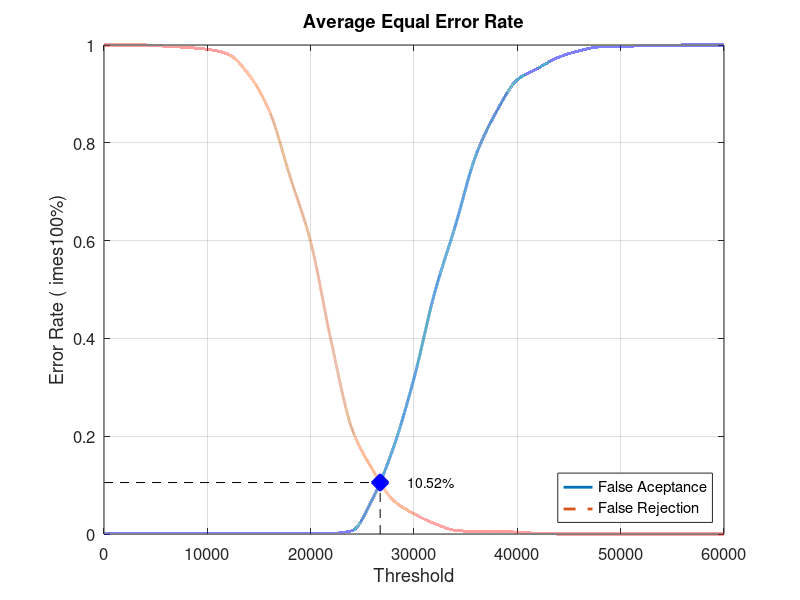
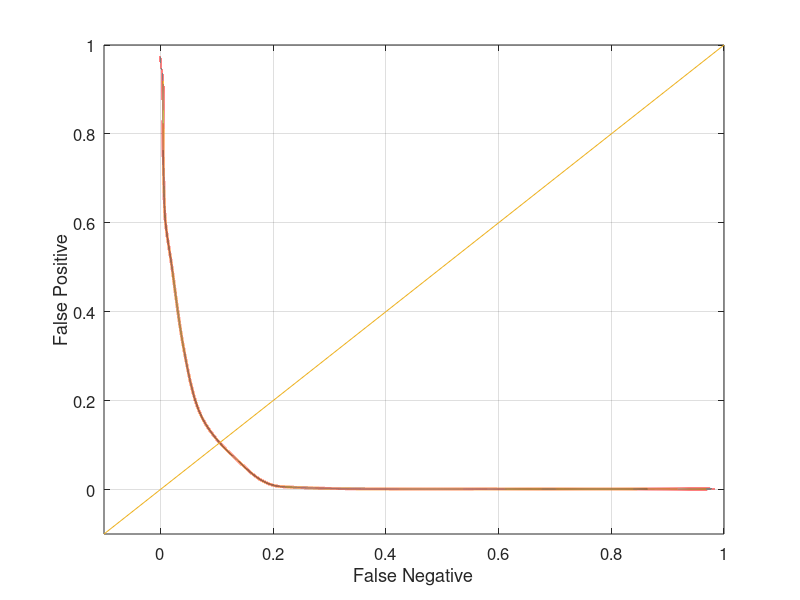

Recreate these plots in MATLAB, in order.
close all;
clear;
clc;
x = 0:2000:60000;
xq = 0:0.5:60000;

y0 = [0 0.00131579 0.00131579 0.00131579 0.00131579 0.00131579 0.00131579 0.00131579 0.00131579 0.00131579 0.00131579 0.00131579 0.00657895 0.0723684 0.176316 0.318421 0.493421 0.630263 0.775 0.864474 0.928947 0.952632 0.975 0.988158 0.996053 0.996053 0.998684 0.998684 1 1 1]
yy0 = interp1(x, y0, xq, 'pchip');
y1 = [1 1 1 0.9975 0.995 0.99125 0.98125 0.94 0.865 0.73125 0.5975 0.3925 0.215 0.13125 0.06875 0.04125 0.02125 0.0075 0.005 0.005 0.00375 0.00125 0 0 0 0 0 0 0 0 0]
yy1 = interp1(x, y1, xq, 'pchip');

% Calculating EER: 
y2 = abs(y0 - y1);
find(y2 == min(y2))
yy2 = abs(yy0 - yy1);
xEER = find(yy2 == min(yy2));
xEERIndex = xq(xEER) % X-axis EER
yEER = yy0(xEER) % Y-axis EER

main = figure
plot(xq, yy0,'-','LineWidth', 2);	hold on
plot(xq, yy1,'--','LineWidth', 2);	hold on
plot([xEERIndex xEERIndex], [0 yEER], 'k--');	hold on
plot([0 xEERIndex], [yEER yEER], 'k--');	hold on
plot(xEERIndex, yEER, 'bx', 'LineWidth', 10);	hold on
text(xEERIndex + 10 * xEERIndex / 100, yEER, [num2str(round((10000 * yEER)) / 100) '%'])
legend('False Aceptance', 'False Rejection', 'Location', 'SouthEast')
xlabel('Threshold')
ylabel('Error Rate (	imes100%)')
title('Average Equal Error Rate')
set(gca, 'FontSize', 12)
axis([0 60000 0 1])
grid on

print(main, 'Experiment1AverageMain', '-dpng');
FNRxFPR = figure('Color', [1 1 1]);
plot(yy1, yy0, '-', yy1, yy0, 'LineWidth', 2);
hold on
y = -0.1:0.1:1
plot(y, y); 
set(gca, 'FontSize', 12)
xlabel('False Negative')
ylabel('False Positive')
axis([-0.1 1 -0.1 1])
set(gca, 'FontSize', 12)
grid on

print(FNRxFPR, 'Experiment1AverageFNRxFPR','-dpng');
